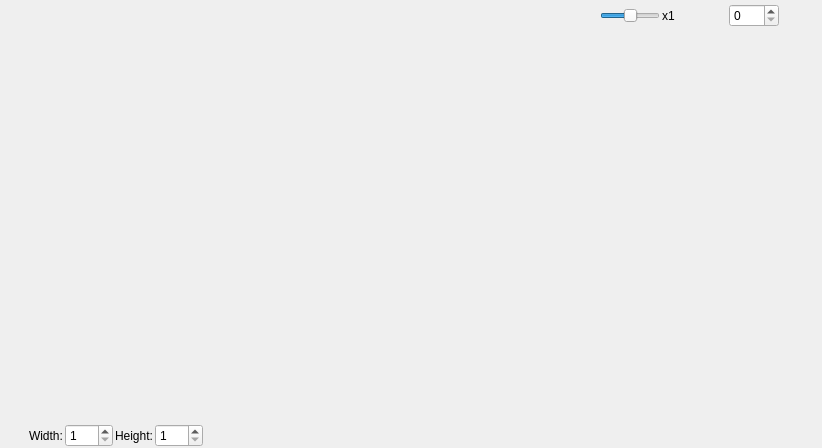
<?xml version="1.0" encoding="UTF-8"?>
<ui version="4.0">
 <class>EditorTabWidgetClass</class>
 <widget class="QWidget" name="EditorTabWidgetClass">
  <property name="geometry">
   <rect>
    <x>0</x>
    <y>0</y>
    <width>822</width>
    <height>448</height>
   </rect>
  </property>
  <property name="windowTitle">
   <string>EditorTabWidget</string>
  </property>
  <layout class="QVBoxLayout" name="verticalLayout">
   <property name="spacing">
    <number>0</number>
   </property>
   <property name="leftMargin">
    <number>0</number>
   </property>
   <property name="topMargin">
    <number>0</number>
   </property>
   <property name="rightMargin">
    <number>0</number>
   </property>
   <property name="bottomMargin">
    <number>0</number>
   </property>
   <item>
    <widget class="QWidget" name="widget" native="true">
     <property name="sizePolicy">
      <sizepolicy hsizetype="Preferred" vsizetype="Fixed">
       <horstretch>0</horstretch>
       <verstretch>0</verstretch>
      </sizepolicy>
     </property>
     <property name="minimumSize">
      <size>
       <width>0</width>
       <height>0</height>
      </size>
     </property>
     <property name="maximumSize">
      <size>
       <width>16777215</width>
       <height>16777215</height>
      </size>
     </property>
     <layout class="QHBoxLayout" name="horizontalLayout">
      <property name="spacing">
       <number>2</number>
      </property>
      <property name="leftMargin">
       <number>1</number>
      </property>
      <property name="topMargin">
       <number>4</number>
      </property>
      <property name="rightMargin">
       <number>1</number>
      </property>
      <property name="bottomMargin">
       <number>4</number>
      </property>
      <item>
       <widget class="QWidget" name="widget_4" native="true"/>
      </item>
      <item>
       <widget class="QToolButton" name="saveButton">
        <property name="toolTip">
         <string>Save</string>
        </property>
        <property name="text">
         <string/>
        </property>
        <property name="icon">
         <iconset resource="MainWindow.qrc">
          <normaloff>:/MainWindow/icons/fugue/disk.png</normaloff>:/MainWindow/icons/fugue/disk.png</iconset>
        </property>
        <property name="shortcut">
         <string>Ctrl+S</string>
        </property>
        <property name="autoRaise">
         <bool>true</bool>
        </property>
       </widget>
      </item>
      <item>
       <widget class="QToolButton" name="saveAsButton">
        <property name="toolTip">
         <string>Save As</string>
        </property>
        <property name="text">
         <string/>
        </property>
        <property name="icon">
         <iconset resource="MainWindow.qrc">
          <normaloff>:/MainWindow/icons/fugue/disk--pencil.png</normaloff>:/MainWindow/icons/fugue/disk--pencil.png</iconset>
        </property>
        <property name="autoRaise">
         <bool>true</bool>
        </property>
       </widget>
      </item>
      <item>
       <widget class="QWidget" name="widget_2" native="true">
        <property name="minimumSize">
         <size>
          <width>16</width>
          <height>0</height>
         </size>
        </property>
       </widget>
      </item>
      <item>
       <widget class="QToolButton" name="preloadButton">
        <property name="enabled">
         <bool>false</bool>
        </property>
        <property name="toolTip">
         <string>Preload Overworld Levels</string>
        </property>
        <property name="text">
         <string/>
        </property>
        <property name="icon">
         <iconset resource="MainWindow.qrc">
          <normaloff>:/MainWindow/icons/fugue/ui-progress-bar.png</normaloff>:/MainWindow/icons/fugue/ui-progress-bar.png</iconset>
        </property>
        <property name="autoRaise">
         <bool>true</bool>
        </property>
       </widget>
      </item>
      <item>
       <widget class="QWidget" name="widget_7" native="true"/>
      </item>
      <item>
       <widget class="QToolButton" name="selectionButton">
        <property name="toolTip">
         <string>Choose which objects can be selected</string>
        </property>
        <property name="text">
         <string/>
        </property>
        <property name="icon">
         <iconset resource="MainWindow.qrc">
          <normaloff>:/MainWindow/icons/fugue/cursor.png</normaloff>:/MainWindow/icons/fugue/cursor.png</iconset>
        </property>
        <property name="popupMode">
         <enum>QToolButton::InstantPopup</enum>
        </property>
        <property name="autoRaise">
         <bool>true</bool>
        </property>
       </widget>
      </item>
      <item>
       <widget class="QToolButton" name="visibleObjectsButton">
        <property name="toolTip">
         <string>Change which objects are visible</string>
        </property>
        <property name="text">
         <string/>
        </property>
        <property name="icon">
         <iconset resource="MainWindow.qrc">
          <normaloff>:/MainWindow/icons/fugue/eye--pencil.png</normaloff>:/MainWindow/icons/fugue/eye--pencil.png</iconset>
        </property>
        <property name="popupMode">
         <enum>QToolButton::InstantPopup</enum>
        </property>
        <property name="autoRaise">
         <bool>true</bool>
        </property>
       </widget>
      </item>
      <item>
       <widget class="QToolButton" name="floodFillButton">
        <property name="toolTip">
         <string>Flood Fill</string>
        </property>
        <property name="text">
         <string/>
        </property>
        <property name="icon">
         <iconset resource="MainWindow.qrc">
          <normaloff>:/MainWindow/icons/fugue/paint-can.png</normaloff>:/MainWindow/icons/fugue/paint-can.png</iconset>
        </property>
        <property name="checkable">
         <bool>true</bool>
        </property>
        <property name="autoRaise">
         <bool>true</bool>
        </property>
       </widget>
      </item>
      <item>
       <widget class="QToolButton" name="floodFillPatternButton">
        <property name="enabled">
         <bool>false</bool>
        </property>
        <property name="toolTip">
         <string>Set Flood Fill Pattern</string>
        </property>
        <property name="text">
         <string/>
        </property>
        <property name="icon">
         <iconset resource="MainWindow.qrc">
          <normaloff>:/MainWindow/icons/fugue/paint-can--pencil.png</normaloff>:/MainWindow/icons/fugue/paint-can--pencil.png</iconset>
        </property>
        <property name="checkable">
         <bool>false</bool>
        </property>
        <property name="autoRaise">
         <bool>true</bool>
        </property>
       </widget>
      </item>
      <item>
       <widget class="QWidget" name="widget_8" native="true">
        <property name="minimumSize">
         <size>
          <width>16</width>
          <height>0</height>
         </size>
        </property>
       </widget>
      </item>
      <item>
       <widget class="QToolButton" name="editLinksButton">
        <property name="toolTip">
         <string>Edit Links</string>
        </property>
        <property name="text">
         <string/>
        </property>
        <property name="icon">
         <iconset resource="MainWindow.qrc">
          <normaloff>:/MainWindow/icons/fugue/chain--pencil.png</normaloff>:/MainWindow/icons/fugue/chain--pencil.png</iconset>
        </property>
        <property name="checkable">
         <bool>true</bool>
        </property>
        <property name="autoRaise">
         <bool>true</bool>
        </property>
       </widget>
      </item>
      <item>
       <widget class="QToolButton" name="newLinkButton">
        <property name="enabled">
         <bool>false</bool>
        </property>
        <property name="toolTip">
         <string>Create Link</string>
        </property>
        <property name="text">
         <string/>
        </property>
        <property name="icon">
         <iconset resource="MainWindow.qrc">
          <normaloff>:/MainWindow/icons/fugue/chain--plus.png</normaloff>:/MainWindow/icons/fugue/chain--plus.png</iconset>
        </property>
        <property name="autoRaise">
         <bool>true</bool>
        </property>
       </widget>
      </item>
      <item>
       <widget class="QWidget" name="widget_6" native="true">
        <property name="minimumSize">
         <size>
          <width>16</width>
          <height>0</height>
         </size>
        </property>
       </widget>
      </item>
      <item>
       <widget class="QToolButton" name="editSignsButton">
        <property name="toolTip">
         <string>Edit Signs</string>
        </property>
        <property name="text">
         <string/>
        </property>
        <property name="icon">
         <iconset resource="MainWindow.qrc">
          <normaloff>:/MainWindow/icons/fugue/script--pencil.png</normaloff>:/MainWindow/icons/fugue/script--pencil.png</iconset>
        </property>
        <property name="checkable">
         <bool>true</bool>
        </property>
        <property name="autoRaise">
         <bool>true</bool>
        </property>
       </widget>
      </item>
      <item>
       <widget class="QToolButton" name="newSignButton">
        <property name="enabled">
         <bool>false</bool>
        </property>
        <property name="toolTip">
         <string>Create Sign</string>
        </property>
        <property name="text">
         <string/>
        </property>
        <property name="icon">
         <iconset resource="MainWindow.qrc">
          <normaloff>:/MainWindow/icons/fugue/script--plus.png</normaloff>:/MainWindow/icons/fugue/script--plus.png</iconset>
        </property>
        <property name="autoRaise">
         <bool>true</bool>
        </property>
       </widget>
      </item>
      <item>
       <widget class="QWidget" name="widget_3" native="true">
        <property name="minimumSize">
         <size>
          <width>16</width>
          <height>0</height>
         </size>
        </property>
       </widget>
      </item>
      <item>
       <widget class="QToolButton" name="undoButton">
        <property name="enabled">
         <bool>false</bool>
        </property>
        <property name="toolTip">
         <string>Undo</string>
        </property>
        <property name="text">
         <string/>
        </property>
        <property name="icon">
         <iconset resource="MainWindow.qrc">
          <normaloff>:/MainWindow/icons/fugue/arrow-curve-180-left.png</normaloff>:/MainWindow/icons/fugue/arrow-curve-180-left.png</iconset>
        </property>
        <property name="shortcut">
         <string>Ctrl+Z</string>
        </property>
        <property name="autoRepeat">
         <bool>true</bool>
        </property>
        <property name="autoRepeatDelay">
         <number>300</number>
        </property>
        <property name="autoRepeatInterval">
         <number>30</number>
        </property>
        <property name="autoRaise">
         <bool>true</bool>
        </property>
       </widget>
      </item>
      <item>
       <widget class="QToolButton" name="redoButton">
        <property name="enabled">
         <bool>false</bool>
        </property>
        <property name="toolTip">
         <string>Redo</string>
        </property>
        <property name="text">
         <string/>
        </property>
        <property name="icon">
         <iconset resource="MainWindow.qrc">
          <normaloff>:/MainWindow/icons/fugue/arrow-curve.png</normaloff>:/MainWindow/icons/fugue/arrow-curve.png</iconset>
        </property>
        <property name="shortcut">
         <string>Ctrl+Y</string>
        </property>
        <property name="autoRepeat">
         <bool>true</bool>
        </property>
        <property name="autoRepeatDelay">
         <number>300</number>
        </property>
        <property name="autoRepeatInterval">
         <number>30</number>
        </property>
        <property name="autoRaise">
         <bool>true</bool>
        </property>
       </widget>
      </item>
      <item>
       <widget class="QToolButton" name="cutButton">
        <property name="enabled">
         <bool>false</bool>
        </property>
        <property name="toolTip">
         <string>Cut</string>
        </property>
        <property name="text">
         <string/>
        </property>
        <property name="icon">
         <iconset resource="MainWindow.qrc">
          <normaloff>:/MainWindow/icons/fugue/scissors.png</normaloff>:/MainWindow/icons/fugue/scissors.png</iconset>
        </property>
        <property name="shortcut">
         <string>Ctrl+X</string>
        </property>
        <property name="autoRaise">
         <bool>true</bool>
        </property>
       </widget>
      </item>
      <item>
       <widget class="QToolButton" name="copyButton">
        <property name="enabled">
         <bool>false</bool>
        </property>
        <property name="toolTip">
         <string>Copy</string>
        </property>
        <property name="text">
         <string/>
        </property>
        <property name="icon">
         <iconset resource="MainWindow.qrc">
          <normaloff>:/MainWindow/icons/fugue/document-copy.png</normaloff>:/MainWindow/icons/fugue/document-copy.png</iconset>
        </property>
        <property name="shortcut">
         <string>Ctrl+C</string>
        </property>
        <property name="autoRaise">
         <bool>true</bool>
        </property>
       </widget>
      </item>
      <item>
       <widget class="QToolButton" name="pasteButton">
        <property name="toolTip">
         <string>Paste</string>
        </property>
        <property name="text">
         <string/>
        </property>
        <property name="icon">
         <iconset resource="MainWindow.qrc">
          <normaloff>:/MainWindow/icons/fugue/clipboard-paste.png</normaloff>:/MainWindow/icons/fugue/clipboard-paste.png</iconset>
        </property>
        <property name="shortcut">
         <string>Ctrl+V</string>
        </property>
        <property name="autoRaise">
         <bool>true</bool>
        </property>
       </widget>
      </item>
      <item>
       <widget class="QToolButton" name="deleteButton">
        <property name="toolTip">
         <string>Delete</string>
        </property>
        <property name="text">
         <string/>
        </property>
        <property name="icon">
         <iconset resource="MainWindow.qrc">
          <normaloff>:/MainWindow/icons/fugue/cross-script.png</normaloff>:/MainWindow/icons/fugue/cross-script.png</iconset>
        </property>
        <property name="shortcut">
         <string>Del</string>
        </property>
        <property name="autoRaise">
         <bool>true</bool>
        </property>
       </widget>
      </item>
      <item>
       <widget class="QWidget" name="widget_5" native="true">
        <property name="minimumSize">
         <size>
          <width>16</width>
          <height>0</height>
         </size>
        </property>
       </widget>
      </item>
      <item>
       <widget class="QToolButton" name="functionsButton">
        <property name="toolTip">
         <string>Miscellaneous Functions</string>
        </property>
        <property name="text">
         <string/>
        </property>
        <property name="icon">
         <iconset resource="MainWindow.qrc">
          <normaloff>:/MainWindow/icons/fugue/function.png</normaloff>:/MainWindow/icons/fugue/function.png</iconset>
        </property>
        <property name="popupMode">
         <enum>QToolButton::InstantPopup</enum>
        </property>
        <property name="autoRaise">
         <bool>true</bool>
        </property>
       </widget>
      </item>
      <item>
       <widget class="QToolButton" name="screenshotButton">
        <property name="toolTip">
         <string>Generate Screenshot/Map Image</string>
        </property>
        <property name="text">
         <string/>
        </property>
        <property name="icon">
         <iconset resource="MainWindow.qrc">
          <normaloff>:/MainWindow/icons/fugue/image-export.png</normaloff>:/MainWindow/icons/fugue/image-export.png</iconset>
        </property>
        <property name="autoRaise">
         <bool>true</bool>
        </property>
       </widget>
      </item>
      <item>
       <widget class="QWidget" name="widget_9" native="true"/>
      </item>
      <item>
       <widget class="QLabel" name="label">
        <property name="text">
         <string/>
        </property>
        <property name="pixmap">
         <pixmap resource="MainWindow.qrc">:/MainWindow/icons/fugue/magnifier.png</pixmap>
        </property>
       </widget>
      </item>
      <item>
       <widget class="QSlider" name="zoomSlider">
        <property name="minimumSize">
         <size>
          <width>60</width>
          <height>0</height>
         </size>
        </property>
        <property name="maximumSize">
         <size>
          <width>60</width>
          <height>16777215</height>
         </size>
        </property>
        <property name="minimum">
         <number>0</number>
        </property>
        <property name="maximum">
         <number>6</number>
        </property>
        <property name="value">
         <number>3</number>
        </property>
        <property name="orientation">
         <enum>Qt::Horizontal</enum>
        </property>
       </widget>
      </item>
      <item>
       <widget class="QLabel" name="zoomLabel">
        <property name="text">
         <string>x1</string>
        </property>
       </widget>
      </item>
      <item>
       <spacer name="horizontalSpacer_2">
        <property name="orientation">
         <enum>Qt::Horizontal</enum>
        </property>
        <property name="sizeHint" stdset="0">
         <size>
          <width>40</width>
          <height>20</height>
         </size>
        </property>
       </spacer>
      </item>
      <item>
       <widget class="QLabel" name="label_2">
        <property name="text">
         <string/>
        </property>
        <property name="pixmap">
         <pixmap resource="MainWindow.qrc">:/MainWindow/icons/fugue/layers.png</pixmap>
        </property>
       </widget>
      </item>
      <item>
       <widget class="QSpinBox" name="layerWidget">
        <property name="minimumSize">
         <size>
          <width>50</width>
          <height>0</height>
         </size>
        </property>
       </widget>
      </item>
      <item>
       <widget class="QPushButton" name="showLayerButton">
        <property name="text">
         <string/>
        </property>
        <property name="icon">
         <iconset resource="MainWindow.qrc">
          <normaloff>:/MainWindow/icons/fugue/eye.png</normaloff>:/MainWindow/icons/fugue/eye.png</iconset>
        </property>
        <property name="checkable">
         <bool>false</bool>
        </property>
        <property name="flat">
         <bool>true</bool>
        </property>
       </widget>
      </item>
     </layout>
    </widget>
   </item>
   <item>
    <widget class="QWidget" name="graphicsContainer" native="true">
     <layout class="QGridLayout" name="gridLayout">
      <property name="leftMargin">
       <number>0</number>
      </property>
      <property name="topMargin">
       <number>0</number>
      </property>
      <property name="rightMargin">
       <number>0</number>
      </property>
      <property name="bottomMargin">
       <number>0</number>
      </property>
      <property name="spacing">
       <number>0</number>
      </property>
     </layout>
    </widget>
   </item>
   <item>
    <widget class="QWidget" name="widget_10" native="true">
     <property name="sizePolicy">
      <sizepolicy hsizetype="Preferred" vsizetype="Fixed">
       <horstretch>0</horstretch>
       <verstretch>0</verstretch>
      </sizepolicy>
     </property>
     <layout class="QHBoxLayout" name="horizontalLayout_3">
      <property name="spacing">
       <number>2</number>
      </property>
      <property name="leftMargin">
       <number>3</number>
      </property>
      <property name="topMargin">
       <number>1</number>
      </property>
      <property name="rightMargin">
       <number>3</number>
      </property>
      <property name="bottomMargin">
       <number>1</number>
      </property>
      <item>
       <widget class="QToolButton" name="gridButton">
        <property name="text">
         <string/>
        </property>
        <property name="icon">
         <iconset resource="MainWindow.qrc">
          <normaloff>:/MainWindow/icons/grid.png</normaloff>:/MainWindow/icons/grid.png</iconset>
        </property>
        <property name="checkable">
         <bool>true</bool>
        </property>
        <property name="autoRaise">
         <bool>true</bool>
        </property>
       </widget>
      </item>
      <item>
       <widget class="QLabel" name="label_3">
        <property name="text">
         <string>Width:</string>
        </property>
       </widget>
      </item>
      <item>
       <widget class="QSpinBox" name="hcountSpinBox">
        <property name="minimumSize">
         <size>
          <width>48</width>
          <height>0</height>
         </size>
        </property>
        <property name="minimum">
         <number>1</number>
        </property>
       </widget>
      </item>
      <item>
       <widget class="QLabel" name="label_4">
        <property name="text">
         <string>Height:</string>
        </property>
       </widget>
      </item>
      <item>
       <widget class="QSpinBox" name="vcountSpinBox">
        <property name="minimumSize">
         <size>
          <width>48</width>
          <height>0</height>
         </size>
        </property>
        <property name="minimum">
         <number>1</number>
        </property>
       </widget>
      </item>
      <item>
       <spacer name="horizontalSpacer_3">
        <property name="orientation">
         <enum>Qt::Horizontal</enum>
        </property>
        <property name="sizeHint" stdset="0">
         <size>
          <width>40</width>
          <height>20</height>
         </size>
        </property>
       </spacer>
      </item>
     </layout>
    </widget>
   </item>
  </layout>
 </widget>
 <layoutdefault spacing="6" margin="11"/>
 <resources>
  <include location="MainWindow.qrc"/>
 </resources>
 <connections/>
</ui>
